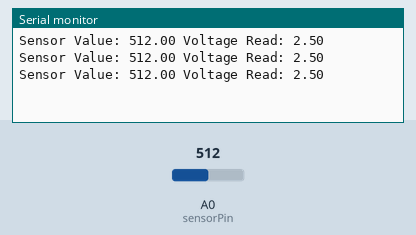
The sketch below on a simulated Arduino Uno, built with avr-gcc and run on an emulated ATmega328P. Shown: the last lines printed to the serial monitor. The test bench sets the inputs (shaded band); at power-on: A0 (sensorPin) = 512.

Above: at 1.3 s.
1.4 s: A0 (sensorPin) set to 716
At 1.9 s:
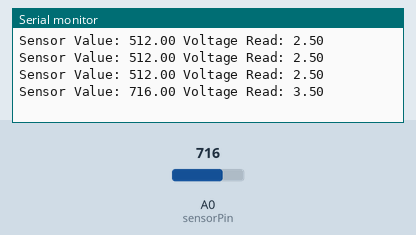
2.9 s: A0 (sensorPin) set to 900
At 3.4 s:
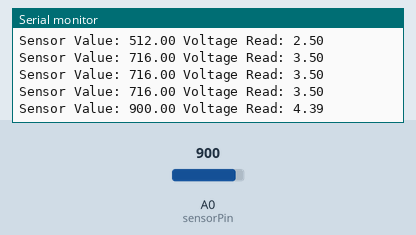
Timing chart, 0 to 5.9 s (numbered marks = the images above; inputs shaded):
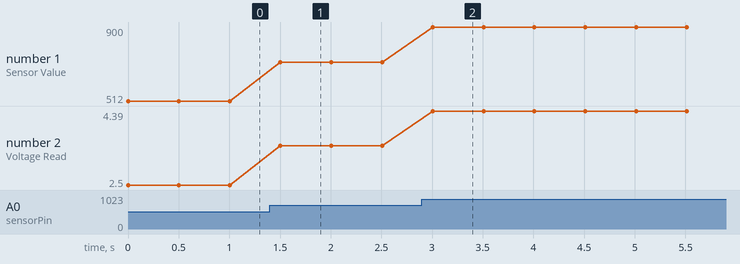

The sketch:

task1.ino
```cpp
int sensorPin= A0;
float sensorValue=0;
float voltage=0;


void setup() {
  Serial.begin(115200);  //115200 is the baudrate
}

void loop() {
  sensorValue=analogRead(sensorPin);
  voltage=sensorValue*5/1024;
  Serial.print("Sensor Value: "); //After printing doesnot moves to newline
  Serial.print(sensorValue);
  Serial.print(" Voltage Read: ");
  Serial.println(voltage); //After printing moves to newline
  delay(500);
}
```

Measured:
- after the input at 1.4 s, the serial monitor: prints a new line after 0.10 s (image 1)
- after the input at 2.9 s, the serial monitor: prints a new line after 0.11 s (image 2)
- plotted number 1: 512 → 716 after the input at 1.4 s, 716 → 900 after the input at 2.9 s
- plotted number 2: 2.5 → 3.5 after the input at 1.4 s, 3.5 → 4.39 after the input at 2.9 s
